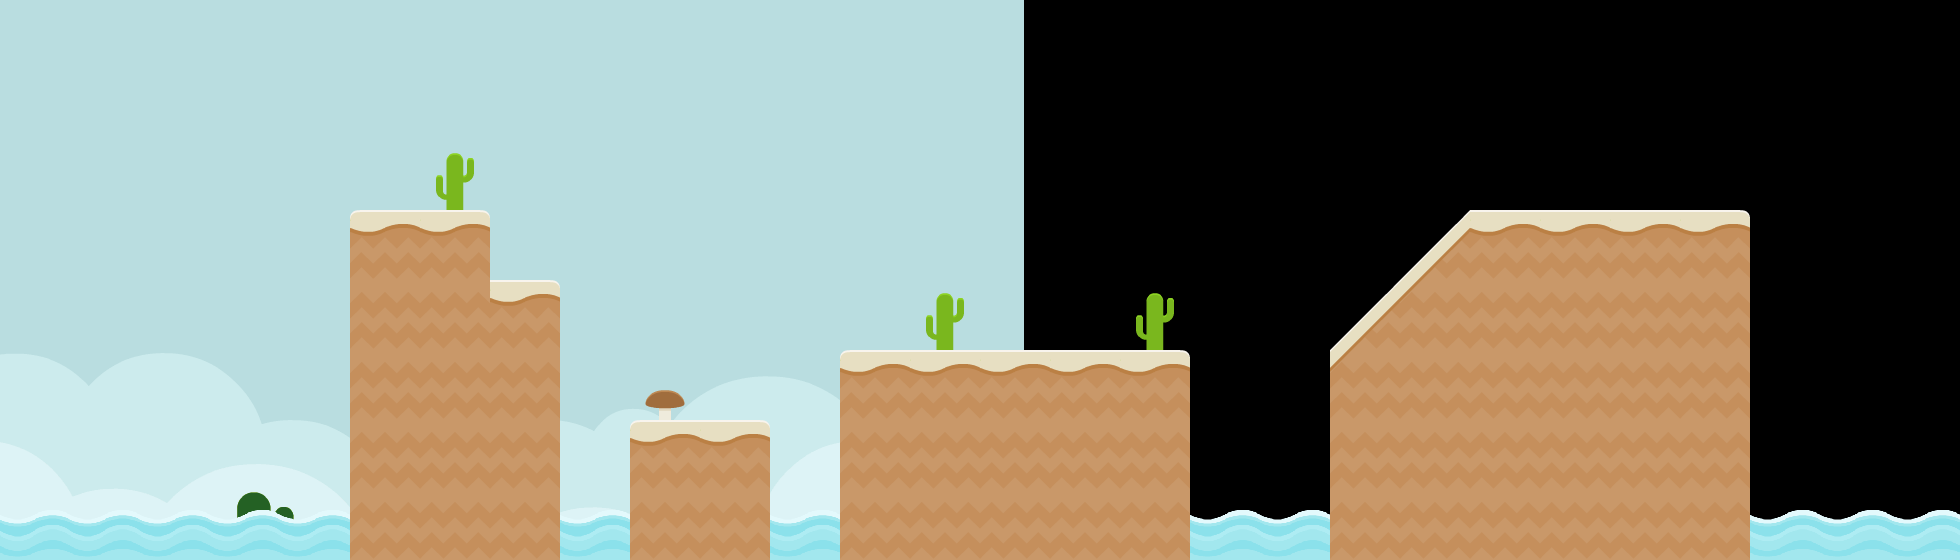

This is a level from a 2D game, rendered from its Tiled map with the project's own tilesets. A one-line summary and the map file follow, with tile-layer data summarised:
An orthogonal 28x8 tile map with 70x70 px tiles, 3 tile layers (tiles_background, tiles_terrain, tiles_foreground), 2 image layers and 9 objects (5x SAND, start, target, clickable, effect_clouds).

<map version="1.0" orientation="orthogonal" renderorder="right-down" width="28" height="8" tilewidth="70" tileheight="70" nextobjectid="125">
 <properties>
  <property name="blocks" value="metal_1x2_triangle_left,metal_1x2_triangle_left,metal_small_triangle_left,metal_small_triangle_left,metal_small_triangle_left,metal_small_triangle_left,metal_small_triangle_right,metal_small_triangle_right" />
  <property name="music" value="subdued_theme" />
 </properties>
 <tileset firstgid="1" name="tiles" tilewidth="70" tileheight="70" spacing="4" margin="2" tilecount="117">
  <image source="../../graphics/tiles.png" width="962" height="666" />
  <tile id="114">
   <animation>
    <frame tileid="114" duration="100" />
    <frame tileid="115" duration="100" />
    <frame tileid="116" duration="100" />
    <frame tileid="115" duration="100" />
   </animation>
  </tile>
 </tileset>
 <imagelayer name="background_b" x="1024" y="-300">
  <image source="../../graphics/backgrounds/colored_desert.png" />
 </imagelayer>
 <imagelayer name="background_a" y="-300">
  <image source="../../graphics/backgrounds/colored_desert.png" />
 </imagelayer>
 <layer name="tiles_background" width="30" height="8">
  <data>[240 cells, 15 non-empty, 3 distinct tile ids]</data>
 </layer>
 <layer name="tiles_terrain" width="30" height="8">
  <data>[240 cells, 62 non-empty, 6 distinct tile ids]</data>
 </layer>
 <layer name="tiles_foreground" width="30" height="8">
  <data>[240 cells, 1 non-empty, 1 distinct tile ids]</data>
 </layer>
 <objectgroup name="terrain">
  <object id="118" type="SAND" x="350" y="210">
   <polygon points="0,0 140,0 140,350 0,350" />
  </object>
  <object id="119" type="SAND" x="490" y="280">
   <polygon points="0,0 70,0 70,280 0,280" />
  </object>
  <object id="120" type="SAND" x="630" y="420">
   <polygon points="0,0 140,0 140,140 0,140" />
  </object>
  <object id="122" type="SAND" x="840" y="350">
   <polygon points="0,0 350,0 350,210 0,210" />
  </object>
  <object id="123" type="SAND" x="1330" y="560">
   <polygon points="0,0 0,-210 140,-350 420,-350 420,0" />
  </object>
 </objectgroup>
 <objectgroup name="entities">
  <properties>
   <property name="blocks" value="wood_square_small_triangle_left,stone_square_small_triangle_left,stone_square" />
   <property name="music" value="happy_level" />
  </properties>
  <object id="4" name="start" type="start" x="350" y="140" width="70" height="70" />
  <object id="5" name="target" type="target" x="980" y="280" width="70" height="70" />
  <object id="124" type="clickable" x="647.5" y="385" width="35" height="35">
   <properties>
    <property name="effect" value="mushroom_brown" />
   </properties>
  </object>
 </objectgroup>
 <objectgroup name="background_effects">
  <object id="11" type="effect_clouds" x="350" y="0" width="1540" height="140" />
 </objectgroup>
 <objectgroup name="foreground_effects" />
 <objectgroup name="npc" />
</map>
